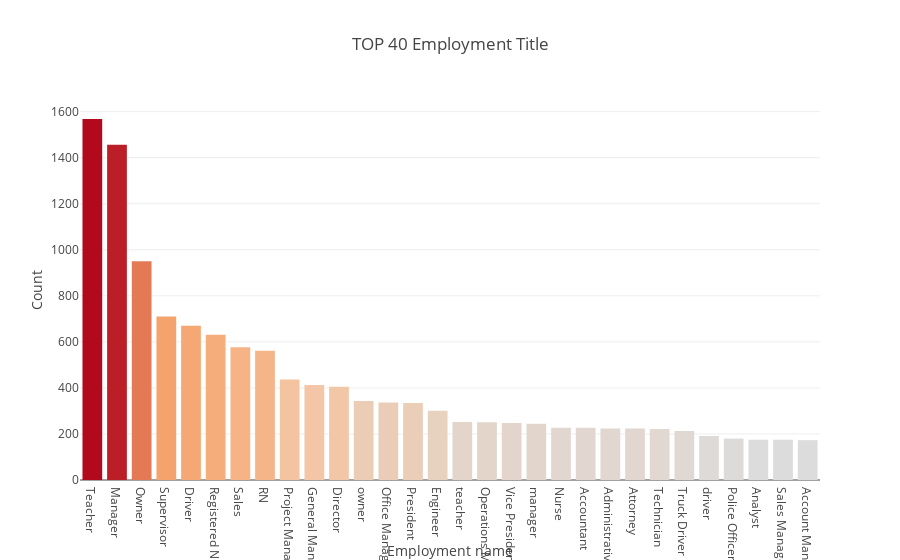

Notebook source saved alongside this figure:
### Code cell
import plotly.offline as py
py.init_notebook_mode(connected=True)
import plotly.graph_objs as go
import plotly.tools as tls
import warnings
from collections import Counter

trace0 = go.Bar(
    x = df_sample1.emp_title.value_counts()[:30].index.values,
    y = df_sample1.emp_title.value_counts()[:30].values,
    marker=dict(
        color=df_sample1.emp_title.value_counts()[:30].values
    ),
)

data = [trace0]

layout = go.Layout(
    yaxis=dict(
        title='Count'
    ),
    xaxis=dict(
        title='Employment name'
    ),
    title='TOP 40 Employment Title'
)

fig = go.Figure(data=data, layout=layout)

py.iplot(fig, filename='emp-title-bar')

### Figure 1 — Plotly figure (JSON) as saved in the notebook; plotly's stock layout.template omitted (floating-point values rounded to 4 significant figures)
{"data": [{"marker": {"color": [1568, 1456, 950, 710, 670, 631, 577, 561, 437, 413, 405, 343, 337, 334, 301, 252, 251, 248, 244, 227, 227, 224, 224, 221, 213, 191, 180, 175, 175, 173]}, "x": ["Teacher", "Manager", "Owner", "Supervisor", "Driver", "Registered Nurse", "Sales", "RN", "Project Manager", "General Manager", "Director", "owner", "Office Manager", "President", "Engineer", "teacher", "Operations Manager", "Vice President", "manager", "Nurse", "Accountant", "Administrative Assistant", "Attorney", "Technician", "Truck Driver", "driver", "Police Officer", "Analyst", "Sales Manager", "Account Manager"], "type": "bar", "y": [1568, 1456, 950, 710, 670, 631, 577, 561, 437, 413, 405, 343, 337, 334, 301, 252, 251, 248, 244, 227, 227, 224, 224, 221, 213, 191, 180, 175, 175, 173], "uid": "d1f6eced-925f-4734-bd8a-cfbb6784c256"}], "layout": {"yaxis": {"title": {"text": "Count"}}, "xaxis": {"title": {"text": "Employment name"}}, "title": {"text": "TOP 40 Employment Title"}}}
